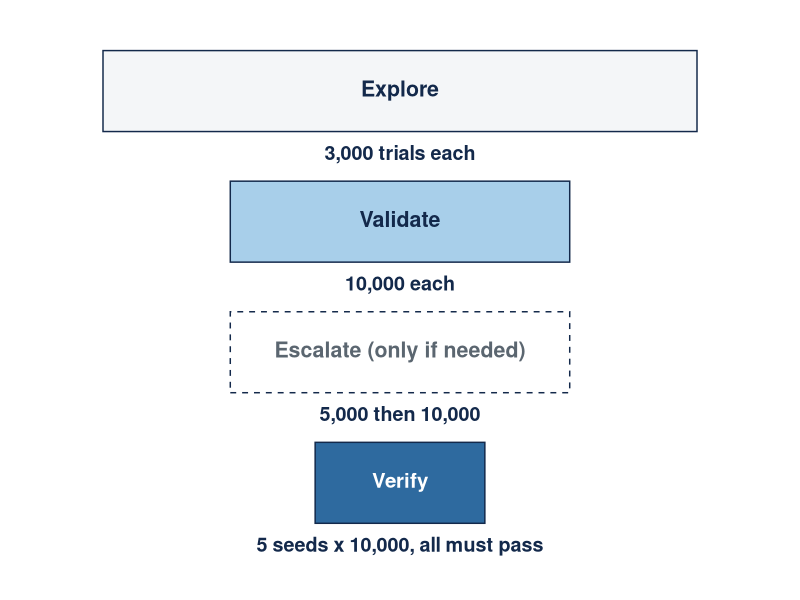

Here is the R script that generated this plot:
# Fidelity ladder, redrawn 2026-09-03 to match the pipeline that actually ran
# for the manuscript (R/warmstart_core.R run_three_stage_warmstart + the
# post-Stage-1 high-fidelity validation gate; Stage 4 = multiseed_sensitivity.R).
# Bar WIDTH = designs still in play. Configured values from globals.yml:
# 3,000 / 5,000 / 10,000 replications; verification = 5 seeds x 10,000.
# The escalation stage is drawn dashed because it runs only when the
# validation gate fails (it was skipped in essentially all production runs).
dir.create("images", showWarnings = FALSE)
library(ggplot2)
navy <- "#13294B"; car <- "#4B9CD3"; deep <- "#2E6A9F"; graph <- "#5B6670"; fog <- "#F4F6F8"; orange <- "#E07C24"
st <- data.frame(
  y = 4:1,
  w = c(8.4, 4.8, 4.8, 2.4),
  lab = c("Explore", "Validate", "Escalate (only if needed)", "Verify"),
  sub = c("3,000 trials each", "10,000 each", "5,000 then 10,000", "5 seeds x 10,000, all must pass"),
  reps = c("many candidate designs, 3,000 simulated trials each\n(space-filling seed, then model-guided batches)",
           "top feasible designs re-simulated at 10,000 each;\nif enough survive, skip straight to verification",
           "runs only if validation fails: narrowed search box,\n5,000 then 10,000 each",
           "the one design you report: 5 independent seeds\nx 10,000; all five must pass"))
fills <- c(fog, "#A8CFEA", "white", deep)
p <- ggplot(st) +
  geom_tile(aes(x = 0, y = y, width = w, height = 0.62),
            fill = fills, colour = navy, linewidth = 0.5,
            linetype = c("solid", "solid", "dashed", "solid")) +
  geom_text(data = st[1:3,], aes(x = 0, y = y + 0.02, label = lab), size = 5.4,
            fontface = "bold", colour = c(navy, navy, graph)) +
  geom_text(data = st[4,], aes(x = 0, y = y + 0.02, label = lab), size = 5.2,
            fontface = "bold", colour = "white") +
  geom_text(aes(x = 0, y = y - 0.47, label = sub), size = 5.0, colour = navy, fontface = "bold") +
  xlim(-5.0, 5.0) + ylim(0.35, 4.45) + theme_void() +
  theme(plot.margin = margin(4, 8, 4, 8))
ggsave("images/fig_funnel_plain.png", p, width = 9.0, height = 4.6, dpi = 300, bg = "white")
cat("funnel written\n")
